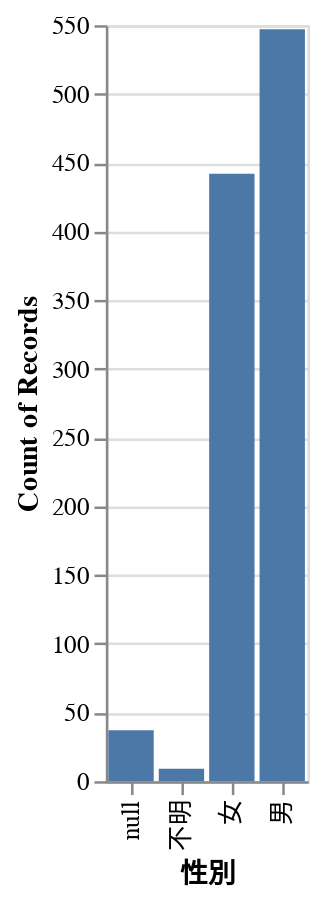

Here is the notebook cell this chart was saved with:
### Code cell
alt.Chart(df).mark_bar().encode(
    alt.X("性別"),
    y='count()',
)

### Figure 1 — Vega-Lite specification as saved in the notebook (floating-point values rounded to 4 significant figures; data arrays with more than 128 entries replaced by an {"elided": "..."} marker saying what was removed)
{"config": {"view": {"continuousWidth": 400, "continuousHeight": 300}}, "data": {"name": "data-d0b4bdc3f7cbfb794bc832502f289a14"}, "mark": "bar", "encoding": {"x": {"type": "nominal", "field": "性別"}, "y": {"type": "quantitative", "aggregate": "count"}}, "$schema": "https://vega.github.io/schema/vega-lite/v4.0.2.json", "datasets": {"data-d0b4bdc3f7cbfb794bc832502f289a14": {"elided": "1035 records"}}}
